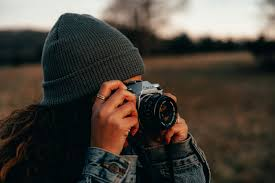
#> input picture day5_assesment/download.jpg, 275 x 183 px
$ python blur.py
#> lines starting #> are read from the running program, lines starting #| are printed output that depends on the picture
import cv2
import matplotlib.pyplot as plt

img = cv2.imread("download.jpg")
#> img is the input picture: shape (183, 275, 3); mean B, G, R 58.9, 66.6, 72.7
# blur
blur = cv2.blur(img,(5,5))
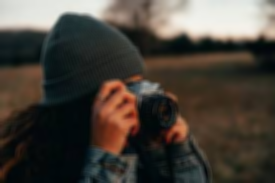
#> blur: shape (183, 275, 3); mean B, G, R 58.9, 66.6, 72.8

# gaussian blur
gaussian = cv2.GaussianBlur(img,(5,5),0)

# median blur
median = cv2.medianBlur(img,5)

titles = ["original","blur","gaussian blur","median blur"]
images = [img,blur,gaussian,median]

for i in range(4):
    plt.subplot(2,2,i+1) , plt.imshow(images[i]),plt.title(titles[i])
    plt.axis("off")
plt.show()
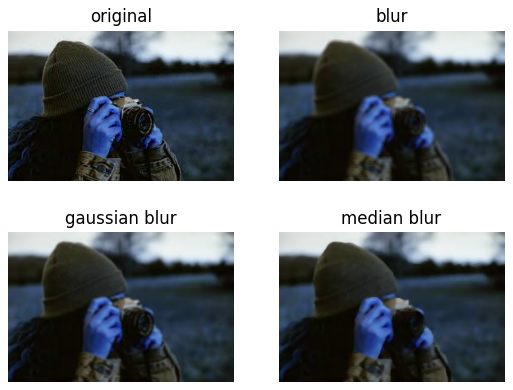
#> figure drawn by matplotlib, 4 panels; B, G, R data is drawn as R, G, B
